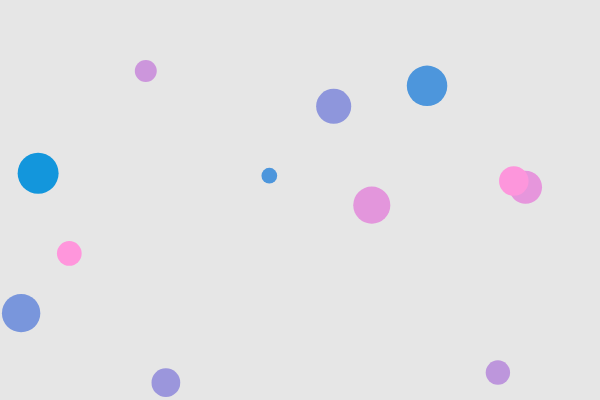
Frame 1 (no input)
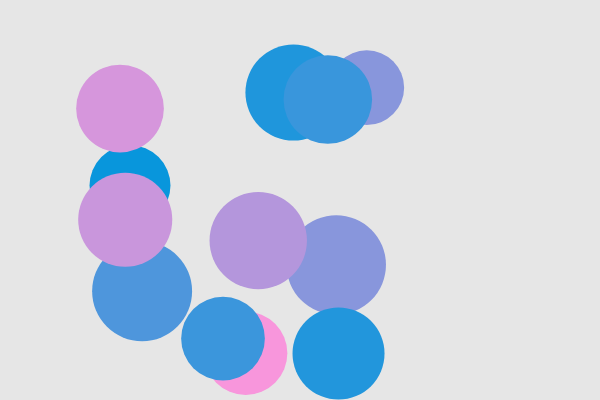
Frame 60 (no input)
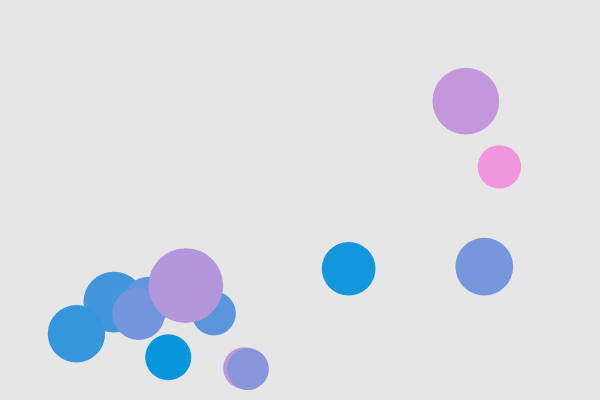
Frame 120 (the mouse pressed at the canvas centre since frame 60)

The p5.js sketch that drew these frames (run headless with seeded random() and noise() and a simulated clock; from frame 60 on, the mouse is pressed at the canvas centre):

// p5.js sketch
// ── sketch.js
// DM2008 — Activity 4b [Guided]
// Objects in Motion (50 min)
//
// You have a working Agent class to start with — your job is to bring it to life.
// Each agent moves, changes over time, and is drawn to the screen.
// Mouse click adds a new agent. C clears them all.
//
// Things to try:
// - Change the starting values (size, speed, color) to see what happens
// - Make agents bounce instead of wrap — what needs to change?
// - Add a second method to your class beyond update() and show()
//
// Stretch: give each agent a lifespan — shrink or fade it over time, then remove it.
// Hint: a backward loop lets you safely splice items while iterating.

let agents = [];
const NUM_START = 12;

function setup() {
  createCanvas(600, 400);
  noStroke();

  for (let i = 0; i < NUM_START; i++) {
    let x = random(width);
    let y = random(height);
    let sz = random(12, 50);
    let speedX = random(-5, 5);
    let speedY = random(-5, 5);
    agents.push(new Agent(x, y, sz, speedX, speedY));
  }
}

function draw() {
  background(230);

  for (let i = 0; i < agents.length; i++) {
    agents[i].update();
    agents[i].show();
    agents[i].shrink();
  }
}

function mousePressed() {
  let sz = random(12, 50);
  let speedX = random(-5, 5);
  let speedY = random(-5, 5);
  agents.push(new Agent(mouseX, mouseY, sz, speedX, speedY));
}

function keyPressed() {
  // Replacing the array with an empty one effectively clears all agents
  if (key == "C" || key == "c") {
    agents = [];
  }
}

class Agent {
  constructor(x, y, sz, speedX, speedY) {
    this.x = x;
    this.y = y;

    this.sz = sz;
    this.sizeChange = 1;

    this.dx = speedX;
    this.dy = speedY;
    this.col = random(255); // a color value that will change over time
    // What else might your agent need to know about itself?
  }

  update() {
    // Position changes by speed each frame — can you see why?
    this.x += this.dx;
    this.y += this.dy;

    // This is a property changing over time — try changing size or speed instead
    this.col = (this.col + 1) % 255;

    // This wraps agents around the edges — could you make them bounce instead?
    if ((this.x - this.sz /2) <0) { // left edge 
      this.x = this.sz/2; //reset position
      this.dx *= -1;
    }
    if ((this.x + this.sz /2) > width) { //right edge
      this.x = width - this.sx/2;
      this.dx *= -1;
    }
    if ((this.y - this.sz /2) <0) { //top edge
      this.y = this.sz/2;
      this.dy *= -1;
    }
    if ((this.y +this.sz /2) > height) { //bottom edge
      this.y = height - this.sz/2;
      this.dy +=-1;
    }
  }

  show() {
    // this.col drives the color shift — how could you use your other properties here?
    fill(this.col, 150, 220);
    ellipse(this.x, this.y, this.sz);
  }

  shrink() {
    this.sz += this.sizeChange; //size changes by this value

    if (this.sz >= 100) {
      this.sizeChange = -1; //shrink
    }
    if (this.sz <= 25) {
      this.sizeChange = 1;
    }
  }
}
